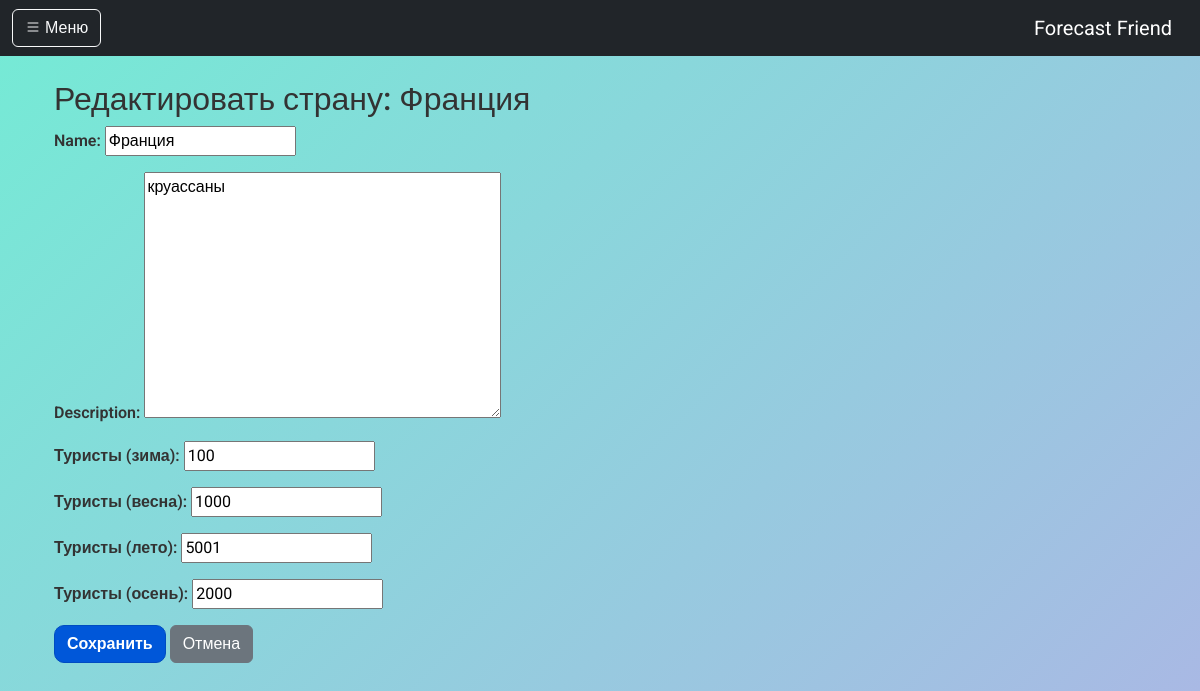
/countries/edit/6/ (signed in), run on the app's committed database.
### core/models.py (models this page shows, shortened)
class Country(models.Model):
    name = models.CharField(max_length=100)
    description = models.TextField()
    tourists_winter = models.PositiveIntegerField(default=0, verbose_name="Туристы (зима)")
    tourists_spring = models.PositiveIntegerField(default=0, verbose_name="Туристы (весна)")
    tourists_summer = models.PositiveIntegerField(default=0, verbose_name="Туристы (лето)")
    tourists_autumn = models.PositiveIntegerField(default=0, verbose_name="Туристы (осень)")

### core/views.py (the view)
# urls.py: path('countries/edit/<int:country_id>/', edit_country, name='edit_country'),
def edit_country(request, country_id):
    if not request.user.is_staff:
        messages.error(request, 'У вас нет прав доступа к этой странице.')
        return redirect('profile')
    country = get_object_or_404(Country, id=country_id)
    if request.method == 'POST':
        form = CountryForm(request.POST, instance=country)
        if form.is_valid():
            form.save()
            return redirect('country_list')
    else:
        form = CountryForm(instance=country)
    return render(request, 'core/edit_country.html', {
        'form': form,
        'country': country
    })

### core/forms.py
class CountryForm(forms.ModelForm):
    class Meta:
        model = Country
        fields = ['name', 'description', 'tourists_winter', 'tourists_spring', 'tourists_summer', 'tourists_autumn']

### core/templates/core/edit_country.html (shortened to what this page needs)
{% extends 'base.html' %}
{% block content %}
<div class="container mt-4">
    <h2>Редактировать страну: {{ country.name }}</h2>
    <form method="post">
        {{ form.as_p }}
        <button type="submit" class="btn btn-primary">Сохранить</button>
        <a href="{% url 'country_list' %}" class="btn btn-secondary">Отмена</a>
    </form>
</div>
{% endblock %}

### static/css/style.css (style rules this page uses)
body { font-family: 'Roboto', sans-serif; background: linear-gradient(135deg, #74ebd5, #acb6e5); min-height: 100vh; margin: 0; padding: 0; color: #333; }
.btn-primary { background-color: #0057D9; border-color: #004CC1; color: #fff; border-radius: 10px; font-weight: 600; transition: all 0.2s ease-in-out; }
label { font-weight: 600; }

### data on the page
Country: name "Франция", description "круассаны", tourists_winter "100", tourists_spring "1000", tourists_summer "5001", tourists_autumn "2000"
